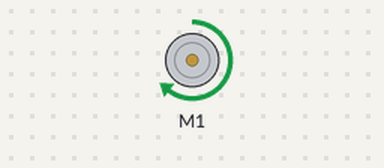
The program below on a simulated Raspberry Pi (BCM pin numbers). On the bench: DC motor (green arrow = forward, orange = backward, longer = faster).

Above: at 1.5 s.
At 4.5 s:
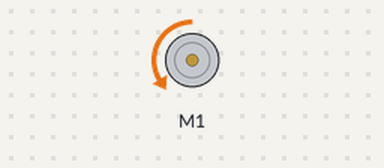
Timing chart, 0 to 7.8 s (numbered marks = the images above):
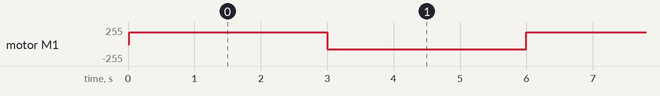

Measured:
- by itself, motor M1: alternates forward 178/255 for 3.0 s and backward 76/255 for 3.0 s

The program:

01.py
```python
#!/usr/bin/env python3
################################################################################
#   01.py
#
#   Ex. 01: Motor spin
#
#   04.06.2019  Created by:  rada
################################################################################

from gpiozero import Motor
from time import sleep

motor_right = Motor(forward=12, backward=6)

while(True):
    try:
        motor_right.forward(0.7)
        sleep(3)
        motor_right.backward(0.3)
        sleep(3)

    except:
        print('Job has been aborted')
        motor_right.stop()
        break
```
